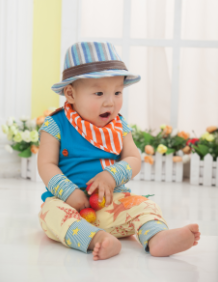
#> input picture DMProject/new_section/5.Package/son.png, 218 x 282 px
$ python 5.1.ImageToChar.py   (older library calls are emulated)
#> lines starting #> are read from the running program, lines starting #| are printed output that depends on the picture
#!/usr/bin/env python
# coding: utf-8

import numpy as np
from PIL import Image

if __name__ == '__main__':
    image_file = 'son.png'
    height = 100

    img = Image.open(image_file)
#> img is the input picture: PIL image 218x282 RGB; mean R, G, B 202.6, 195.5, 183.8
    img_width, img_height = img.size
#> img_width = 218; img_height = 282
    width = 2 * height * img_width // img_height    # 假定字符的高度是宽度的2倍
#> width = 154
    img = img.resize((width, height), Image.ANTIALIAS)
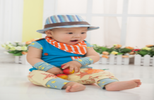
#> img: PIL image 154x100 RGB; mean R, G, B 202.7, 195.5, 183.8
    pixels = np.array(img.convert('L'))
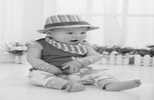
#> pixels: shape (100, 154); min 28, max 245, mean 196.3
    print(pixels.shape)
#| (100, 154)
    print(pixels)
#> (printed output is left out)
    chars = "MNHQ$OC?7>!:-;. "
    N = len(chars)
    step = 256 // N
    print(N)
    result = ''
    for i in range(height):
        for j in range(width):
            result += chars[pixels[i][j] // step]
        result += '\n'
    with open('text.txt', mode='w') as f:
        f.write(result)
